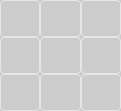
   <widget class="QFrame" name="frame_2">
    <property name="geometry">
     <rect>
      <x>190</x>
      <y>230</y>
      <width>121</width>
      <height>111</height>
     </rect>
    </property>
    <property name="styleSheet">
     <string notr="true">background: #ccc;</string>
    </property>
    <property name="frameShape">
     <enum>QFrame::StyledPanel</enum>
    </property>
    <property name="frameShadow">
     <enum>QFrame::Raised</enum>
    </property>
    <widget class="QWidget" name="gridLayoutWidget_5">
     <property name="geometry">
      <rect>
       <x>0</x>
       <y>0</y>
       <width>121</width>
       <height>111</height>
      </rect>
     </property>
     <layout class="QGridLayout" name="gridLayout_5">
      <property name="spacing">
       <number>0</number>
      </property>
      <item row="0" column="1">
       <widget class="QLabel" name="label_10">
        <property name="styleSheet">
         <string notr="true">border: 1px solid #e6e6e6; border-radius:4px;</string>
        </property>
        <property name="text">
         <string/>
        </property>
        <property name="alignment">
         <set>Qt::AlignCenter</set>
        </property>
       </widget>
      </item>
      <item row="2" column="1">
       <widget class="QLabel" name="label_11">
        <property name="styleSheet">
         <string notr="true">border: 1px solid #e6e6e6; border-radius:4px;</string>
        </property>
        <property name="text">
         <string/>
        </property>
        <property name="alignment">
         <set>Qt::AlignCenter</set>
        </property>
       </widget>
      </item>
      <item row="1" column="0">
       <widget class="QLabel" name="label_12">
        <property name="styleSheet">
         <string notr="true">border: 1px solid #e6e6e6; border-radius:4px;</string>
        </property>
        <property name="text">
         <string/>
        </property>
        <property name="alignment">
         <set>Qt::AlignCenter</set>
        </property>
       </widget>
      </item>
      <item row="0" column="0">
       <widget class="QLabel" name="label_13">
        <property name="styleSheet">
         <string notr="true">border: 1px solid #e6e6e6; border-radius:4px;</string>
        </property>
        <property name="text">
         <string/>
        </property>
        <property name="alignment">
         <set>Qt::AlignCenter</set>
        </property>
       </widget>
      </item>
      <item row="2" column="0">
       <widget class="QLabel" name="label_14">
        <property name="styleSheet">
         <string notr="true">border: 1px solid #e6e6e6; border-radius:4px;</string>
        </property>
        <property name="text">
         <string/>
        </property>
        <property name="alignment">
         <set>Qt::AlignCenter</set>
        </property>
       </widget>
      </item>
      <item row="1" column="1">
       <widget class="QLabel" name="label_15">
        <property name="styleSheet">
         <string notr="true">border: 1px solid #e6e6e6; border-radius:4px;</string>
        </property>
        <property name="text">
         <string/>
        </property>
        <property name="alignment">
         <set>Qt::AlignCenter</set>
        </property>
       </widget>
      </item>
      <item row="0" column="2">
       <widget class="QLabel" name="label_16">
        <property name="styleSheet">
         <string notr="true">border: 1px solid #e6e6e6; border-radius:4px;</string>
        </property>
        <property name="text">
         <string/>
        </property>
        <property name="alignment">
         <set>Qt::AlignCenter</set>
        </property>
       </widget>
      </item>
      <item row="1" column="2">
       <widget class="QLabel" name="label_17">
        <property name="styleSheet">
         <string notr="true">border: 1px solid #e6e6e6; border-radius:4px;</string>
        </property>
        <property name="text">
         <string/>
        </property>
        <property name="alignment">
         <set>Qt::AlignCenter</set>
        </property>
       </widget>
      </item>
      <item row="2" column="2">
       <widget class="QLabel" name="label_18">
        <property name="styleSheet">
         <string notr="true">border: 1px solid #e6e6e6; border-radius:4px;</string>
        </property>
        <property name="text">
         <string/>
        </property>
        <property name="alignment">
         <set>Qt::AlignCenter</set>
        </property>
       </widget>
      </item>
     </layout>
    </widget>
   </widget>
